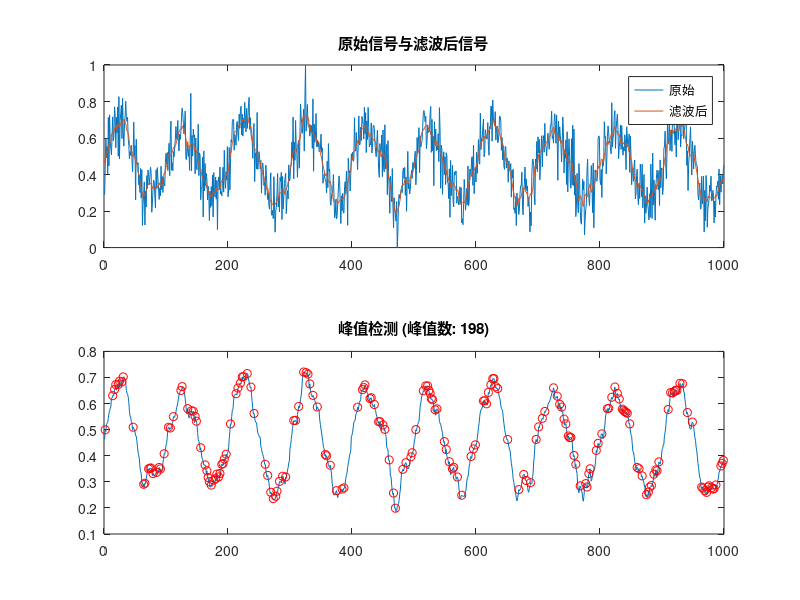

Reproduce this figure in MATLAB.
%% 信号分析模块 - 演示MATLAB函数调用关系
%  包含多个函数，展示数据采集、分析和可视化流程

function signal_analysis()
    %% 主函数 - 信号分析入口
    data = generate_test_signal(1000);
    filtered = lowpass_filter(data, 0.1);
    peaks = find_peaks(filtered);
    stats = compute_statistics(filtered);
    plot_results(data, filtered, peaks, stats);
end

function signal = generate_test_signal(n_samples)
    %% 生成测试信号
    t = linspace(0, 1, n_samples);
    signal = sin(2 * pi * 10 * t) + 0.5 * randn(1, n_samples);
    signal = normalise(signal);
end

function normalised = normalise(data)
    %% 信号归一化
    max_val = max(data);
    min_val = min(data);
    normalised = (data - min_val) / (max_val - min_val);
end

function filtered = lowpass_filter(data, cutoff)
    %% 低通滤波器
    % 简单移动平均滤波
    window_size = round(1 / cutoff);
    if mod(window_size, 2) == 0
        window_size = window_size + 1;
    end
    filtered = moving_average(data, window_size);
end

function result = moving_average(data, window_size)
    %% 移动平均
    half = floor(window_size / 2);
    n = length(data);
    result = zeros(1, n);

    for i = 1:n
        start_idx = max(1, i - half);
        end_idx = min(n, i + half);
        result(i) = mean_value(data(start_idx:end_idx));
    end
end

function m = mean_value(x)
    %% 计算均值
    m = sum(x) / length(x);
end

function peaks = find_peaks(data)
    %% 查找信号峰值
    peaks = [];
    for i = 2:length(data)-1
        if is_peak(data, i)
            peaks = [peaks, i];
        end
    end
end

function result = is_peak(data, idx)
    %% 判断是否为峰值
    result = data(idx) > data(idx-1) && data(idx) > data(idx+1);
end

function stats = compute_statistics(data)
    %% 计算信号统计特征
    stats.mean = mean_value(data);
    stats.max = max(data);
    stats.min = min(data);
    stats.std = std_dev(data);
end

function s = std_dev(data)
    %% 计算标准差
    m = mean_value(data);
    squared_diff = (data - m).^2;
    s = sqrt(mean_value(squared_diff));
end

function plot_results(data, filtered, peaks, stats)
    %% 绘制结果
    figure;

    subplot(2, 1, 1);
    plot(data);
    hold on;
    plot(filtered);
    title('原始信号与滤波后信号');
    legend('原始', '滤波后');

    subplot(2, 1, 2);
    plot(filtered);
    hold on;
    plot(peaks, filtered(peaks), 'ro');
    title(sprintf('峰值检测 (峰值数: %d)', length(peaks)));

    % 输出统计信息
    disp_stats(stats);
end

function disp_stats(stats)
    %% 显示统计信息
    fprintf('均值: %.4f\n', stats.mean);
    fprintf('最大值: %.4f\n', stats.max);
    fprintf('最小值: %.4f\n', stats.min);
    fprintf('标准差: %.4f\n', stats.std);
end
